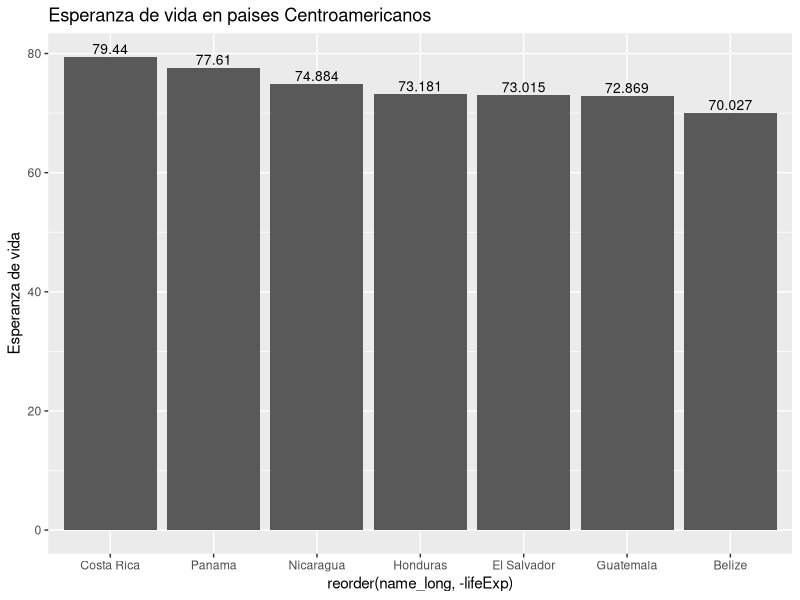
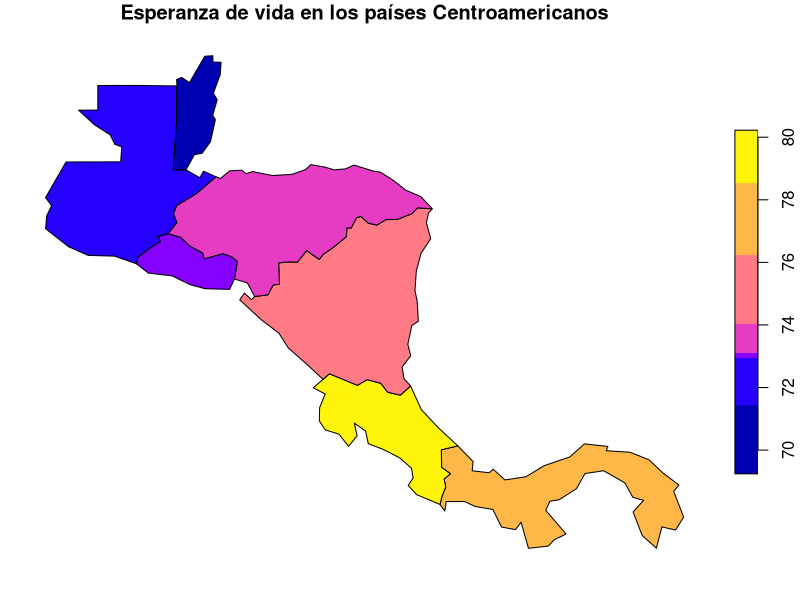
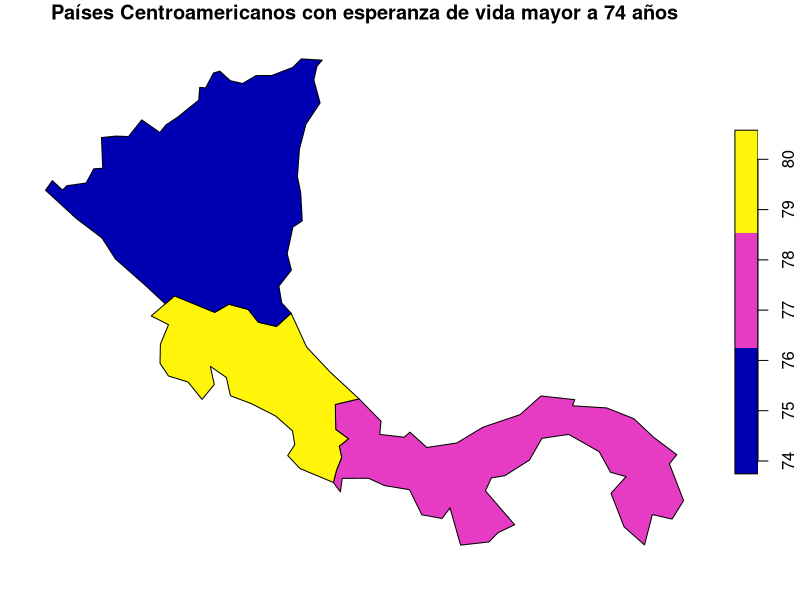

The R script that drew these images, in order:
## ---- chunk 1
knitr::opts_chunk$set(echo = TRUE)
## ---- chunk 2
# Paquete para generación de documentos (ej. HTML)
library(knitr)

# Paquete para formateo de tablas
library(kableExtra)

# Paquete de graficación
library(ggplot2)

# Paquete de manejo de datos geoespaciales vectoriales
library(sf)

# Paquete con conjuntos de datos geoespaciales
library(spData)
## ---- chunk 3
names(world)
## ---- chunk 4
kable(
  world[1:10, 1:5, drop = TRUE], 
  caption="Datos demográficos de los países del mundo"
)
## ---- chunk 5
kable(
  world[1:10, c("name_long","continent","pop","lifeExp","gdpPercap"), drop = TRUE], 
  col.names=c("País","Continente","Población","Esperanza de vida","Renta per cápita"),  
  caption="Datos demográficos de los países del mundo"
)
## ---- chunk 6
# Se extraen las observaciones ordenadas por orden alfabético de país
world.orden <- order(world$name_long)

# Se genera un nuevo data frame ordenado
world.ordenadoxpais <- world[world.orden,]

# Se formatea la tabla con el nuevo data frame
kable(
  world.ordenadoxpais[, c("name_long","continent","pop","lifeExp","gdpPercap"), drop = TRUE], 
  col.names=c("País","Continente","Población","Esperanza de vida","Renta per cápita"),  
  caption="Datos demográficos de los países del mundo"
) %>%
kable_styling() %>%
scroll_box(
  width = "800px", 
  height = "500px", 
  fixed_thead = TRUE
)
## ---- chunk 7
# Se extraen las observaciones correspondientes a los países de Centroamérica
centro_america = world[world$name_long == "Belize" |
                       world$name_long == "Guatemala" |
                       world$name_long == "Honduras" |
                       world$name_long == "El Salvador" |
                       world$name_long == "Nicaragua" |
                       world$name_long == "Costa Rica" |
                       world$name_long == "Panama"
                       , ]

# Se formatea la tabla con el nuevo data frame
kable(
  centro_america[, c("name_long","continent","pop","lifeExp","gdpPercap"), drop = TRUE], 
  col.names=c("País","Continente","Población","Esperanza de vida","Renta per cápita"),  
  caption="Datos demográficos de los países de Centroamérica"
) %>%
kable_styling()
## ---- chunk 8


centro_america = world[world$name_long == "Belize" |
                       world$name_long == "Guatemala" |
                       world$name_long == "Honduras" |
                       world$name_long == "El Salvador" |
                       world$name_long == "Nicaragua" |
                       world$name_long == "Costa Rica" |
                       world$name_long == "Panama"
                       , ]

# Se formatea la tabla con el nuevo data frame
kable(
  centro_america[, c("name_long","continent","pop","lifeExp","gdpPercap"), drop = TRUE], 
  col.names=c("País","Continente","Población","Esperanza de vida","Renta per cápita"),  
  caption="Datos demográficos de los países de Centroamérica"
) %>%
kable_styling()




ggplot(centro_america, aes(x=reorder(name_long, -lifeExp), y=lifeExp)) +
  ggtitle("Esperanza de vida en paises Centroamericanos")  +
 
  ylab("Esperanza de vida") +  
  geom_col() +
  geom_text(aes(label= lifeExp), vjust=-0.3, size=3.5)


## ---- chunk 9


plot(centro_america["lifeExp"], main="Esperanza de vida en los países Centroamericanos")

## ---- chunk 10

centro_america_lifeexp = world[
                       world$name_long == "Nicaragua" |
                       world$name_long == "Costa Rica" |
                       world$name_long == "Panama"
                       , ]
kable(
  centro_america_lifeexp [, c("name_long","continent","pop","lifeExp","gdpPercap"), drop = TRUE], 
  col.names=c("País","Continente","Población","Esperanza de vida","Renta per cápita"),  
  caption="Datos demográficos de los países de Centroamérica"
) %>%
kable_styling()



plot(centro_america_lifeexp["lifeExp"],
     main="Países Centroamericanos con esperanza de vida mayor a 74 años")
